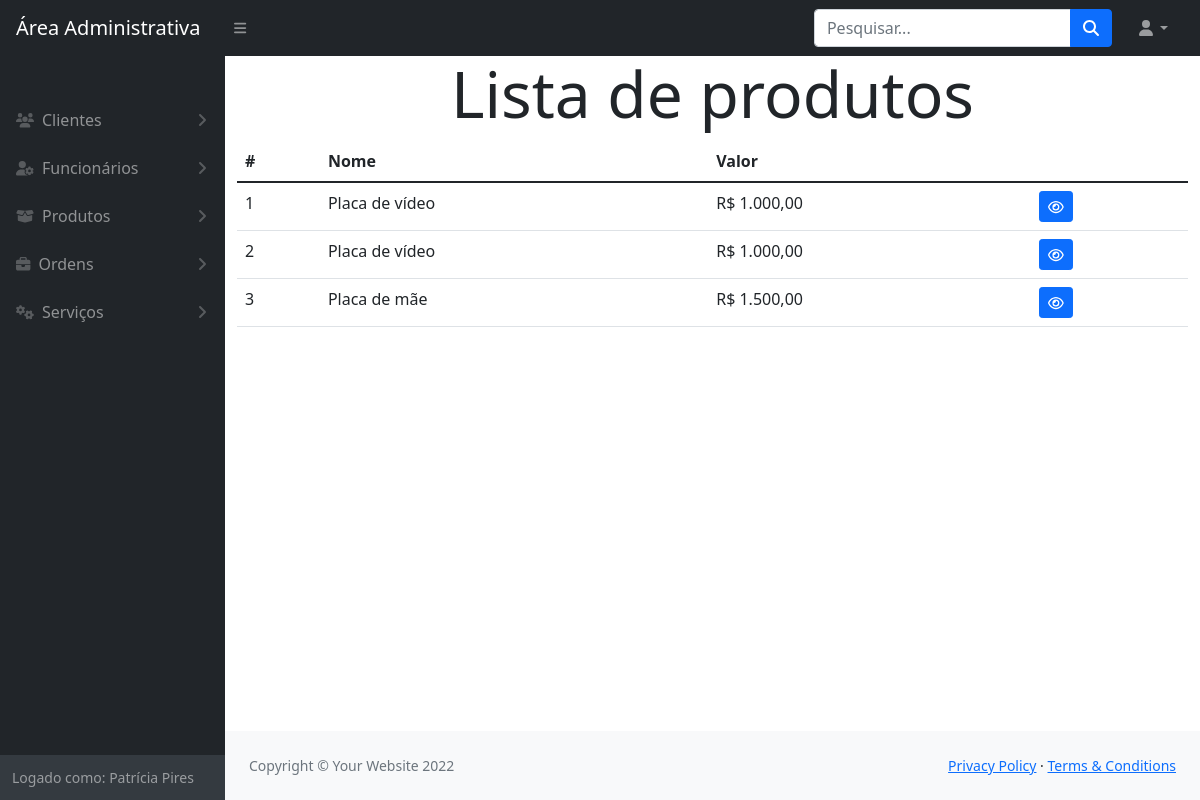
The page /modulos/produtos/index.php (signed in) on the database its author committed.
### tables this page shows
CREATE TABLE `usuario` (
  `id` int(11) NOT NULL,
  `email` varchar(105) NOT NULL,
  `senha` varchar(10) NOT NULL,
  `tipo_usuario` varchar(20) NOT NULL,
  `id_usuario` int(11) NOT NULL
);

CREATE TABLE `funcionario` (
  `IDFUN` int(11) NOT NULL,
  `nomeFUN` varchar(105) NOT NULL,
  `emailFUN` varchar(105) NOT NULL,
  `cnpjFUN` varchar(25) NOT NULL,
  `telFUN` varchar(20) NOT NULL
);

CREATE TABLE `produto` (
  `IDPRO` int(11) NOT NULL,
  `nome` varchar(255) NOT NULL,
  `valor` decimal(10,2) NOT NULL,
  `descricao` text NOT NULL
);

### funcoes/conexao.php (called while the page is built, shortened)
<?php
    function retornaDado($sql)
    {
        $pdo = $GLOBALS['conexaoBanco'];
        $resultado = $pdo->query($sql);
        return $resultado->fetch();
    }
    function retornaDados($sql)
    {
        $pdo = $GLOBALS['conexaoBanco'];
        $resultado = $pdo->query($sql);
        return $resultado->fetchAll();
    }
?>

### config.php (called while the page is built, shortened)
<?php
    include_once path('funcoes/conexao.php');
    function path($file)
    {
        return ROOT_DIR . '/' . $file;
    }
    function usuario()
    {
        $id = $_SESSION['id'];
        $sql = "SELECT * FROM usuario WHERE id = $id";
        $usuario = retornaDado($sql);
        return $usuario;
    }
    function pessoa()
    {
        $usuario = usuario();
        if($usuario['tipo_usuario'] == 'cliente')
        {
            $sql = "SELECT * FROM cliente WHERE IDCLI = {$usuario['id_usuario']}";
            return retornaDado($sql);
        }else if($usuario['tipo_usuario'] == 'funcionario'){
            $sql = "SELECT * FROM funcionario WHERE IDFUN = {$usuario['id_usuario']}";
            return retornaDado($sql);
        }else{
            return [];
        }
    }

### modulos/produtos/index.php (the view, shortened to what this page needs)
<?php
    include_once '../../config.php';
    $sql = "SELECT * FROM produto";
    $prudutos = retornaDados($sql);
?>
<!DOCTYPE html>
<html lang="en">
    <?php include_once path('template/head.php') ?>
    <body class="sb-nav-fixed">
        <?php include_once path('template/navbar.php') ?>
        <div id="layoutSidenav">
            <?php include_once path('template/sidebar.php') ?>
            <div id="layoutSidenav_content">
                <main class="container">
                    <h1 class="text-center display-3">Lista de produtos</h1>
                    <table class="table">
                        <thead>
                            <tr>
                                <th>#</th>
                                <th>Nome</th>
                                <th>Valor</th>
                                <th></th>
                            </tr>
                        </thead>
                        <tbody>
                            <?php foreach($prudutos as $produto){ ?>
                                <tr>
                                    <td><?= $produto['IDPRO'] ?></td>
                                    <td><?= $produto['nome'] ?></td>
                                    <td>R$ <?= number_format($produto['valor'], 2, ',', '.') ?></td>
                                    <td>
                                        <a class="btn btn-primary btn-sm" href="visualizar.php?id=<?= $produto['IDPRO'] ?>"><i class="fa-regular fa-eye"></i></a>
                                    </td>
                                </tr>
                            <?php } ?>
                        </tbody>
                    </table>
                </main>
                <?php include_once path('template/footer.php') ?>
            </div>
        </div>
    </body>
</html>

### template/sidebar.php (shortened to what this page needs)
<div id="layoutSidenav_nav">
    <nav class="sb-sidenav accordion sb-sidenav-dark" id="sidenavAccordion">
        <div class="sb-sidenav-menu">
            <div class="nav">
                <div class="sb-sidenav-menu-heading"></div>
                <a class="nav-link collapsed" href="#" data-bs-toggle="collapse" data-bs-target="#collapseClientes" aria-expanded="false" aria-controls="collapseClientes">
                    <div class="sb-nav-link-icon"><i class="fa-solid fa-users"></i></div>
                        Clientes
                    <div class="sb-sidenav-collapse-arrow"><i class="fas fa-angle-down"></i></div>
                </a>
                <a class="nav-link collapsed" href="#" data-bs-toggle="collapse" data-bs-target="#collapseFuncionario" aria-expanded="false" aria-controls="collapseClientes">
                    <div class="sb-nav-link-icon"><i class="fa-solid fa-user-gear"></i></div>
                        Funcionários
                    <div class="sb-sidenav-collapse-arrow"><i class="fas fa-angle-down"></i></div>
                </a>
                <a class="nav-link collapsed" href="#" data-bs-toggle="collapse" data-bs-target="#collapseProdutos" aria-expanded="false" aria-controls="collapseClientes">
                    <div class="sb-nav-link-icon"><i class="fa-solid fa-box-open"></i></div>
                        Produtos
                    <div class="sb-sidenav-collapse-arrow"><i class="fas fa-angle-down"></i></div>
                </a>
                <a class="nav-link collapsed" href="#" data-bs-toggle="collapse" data-bs-target="#collapseOrdens" aria-expanded="false" aria-controls="collapseClientes">
                    <div class="sb-nav-link-icon"><i class="fa-solid fa-briefcase"></i></div>
                        Ordens
                    <div class="sb-sidenav-collapse-arrow"><i class="fas fa-angle-down"></i></div>
                </a>
                <a class="nav-link collapsed" href="#" data-bs-toggle="collapse" data-bs-target="#collapseServicos" aria-expanded="false" aria-controls="collapseServicos">
                    <div class="sb-nav-link-icon"><i class="fa-solid fa-gears"></i></div>
                        Serviços
                    <div class="sb-sidenav-collapse-arrow"><i class="fas fa-angle-down"></i></div>
                </a>
            </div>
        </div>
        <div class="sb-sidenav-footer">
            <div class="small">Logado como: <?= pessoa()[1] ?></div>
        </div>
    </nav>
</div>

### rows shown on the page
usuario: id_usuario.nomeFUN "Patrícia Pires"
produto: IDPRO "1", nome "Placa de vídeo", valor "1.000,00"
produto: IDPRO "2", nome "Placa de vídeo", valor "1.000,00"
produto: IDPRO "3", nome "Placa de mãe", valor "1.500,00"
